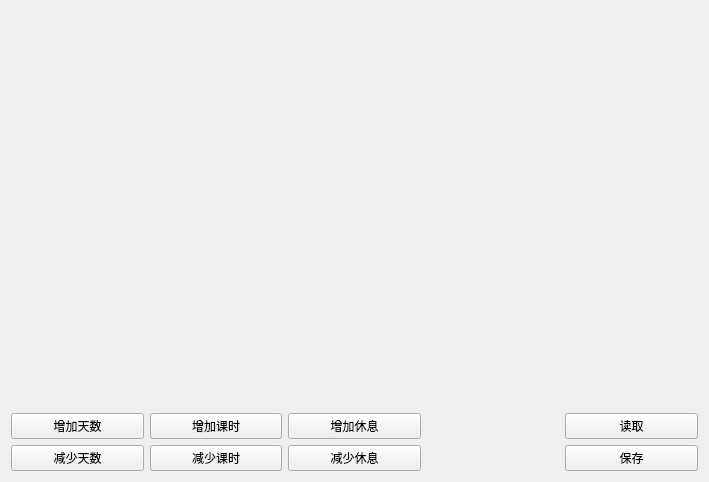
<?xml version="1.0" encoding="UTF-8"?>
<ui version="4.0">
 <class>DesignTimeTableWidget</class>
 <widget class="QWidget" name="DesignTimeTableWidget">
  <property name="geometry">
   <rect>
    <x>0</x>
    <y>0</y>
    <width>709</width>
    <height>482</height>
   </rect>
  </property>
  <property name="windowTitle">
   <string>DesignTableWidget</string>
  </property>
  <property name="styleSheet">
   <string notr="true"/>
  </property>
  <layout class="QGridLayout" name="gridLayout">
   <item row="2" column="4">
    <widget class="QPushButton" name="writeButton">
     <property name="text">
      <string>保存</string>
     </property>
     <property name="class" stdset="0">
      <string>button</string>
     </property>
    </widget>
   </item>
   <item row="0" column="0" colspan="5">
    <widget class="QWidget" name="timeTableWidget" native="true"/>
   </item>
   <item row="1" column="2">
    <widget class="QPushButton" name="appendRestButton">
     <property name="text">
      <string>增加休息</string>
     </property>
     <property name="class" stdset="0">
      <string>button</string>
     </property>
     <attribute name="buttonGroup">
      <string notr="true">buttonGroup</string>
     </attribute>
    </widget>
   </item>
   <item row="2" column="0">
    <widget class="QPushButton" name="reduceColumnButton">
     <property name="text">
      <string>减少天数</string>
     </property>
     <property name="class" stdset="0">
      <string>button</string>
     </property>
     <attribute name="buttonGroup">
      <string notr="true">buttonGroup</string>
     </attribute>
    </widget>
   </item>
   <item row="1" column="4">
    <widget class="QPushButton" name="readButton">
     <property name="text">
      <string>读取</string>
     </property>
     <property name="class" stdset="0">
      <string>button</string>
     </property>
    </widget>
   </item>
   <item row="2" column="2">
    <widget class="QPushButton" name="removeRestButton">
     <property name="text">
      <string>减少休息</string>
     </property>
     <property name="class" stdset="0">
      <string>button</string>
     </property>
     <attribute name="buttonGroup">
      <string notr="true">buttonGroup</string>
     </attribute>
    </widget>
   </item>
   <item row="2" column="1">
    <widget class="QPushButton" name="reduceRowButton">
     <property name="text">
      <string>减少课时</string>
     </property>
     <property name="class" stdset="0">
      <string>button</string>
     </property>
     <attribute name="buttonGroup">
      <string notr="true">buttonGroup</string>
     </attribute>
    </widget>
   </item>
   <item row="1" column="1">
    <widget class="QPushButton" name="addRowButton">
     <property name="text">
      <string>增加课时</string>
     </property>
     <property name="class" stdset="0">
      <string>button</string>
     </property>
     <attribute name="buttonGroup">
      <string notr="true">buttonGroup</string>
     </attribute>
    </widget>
   </item>
   <item row="1" column="0">
    <widget class="QPushButton" name="addColumnButton">
     <property name="text">
      <string>增加天数</string>
     </property>
     <property name="class" stdset="0">
      <string>button</string>
     </property>
     <attribute name="buttonGroup">
      <string notr="true">buttonGroup</string>
     </attribute>
    </widget>
   </item>
   <item row="1" column="3">
    <spacer name="horizontalSpacer">
     <property name="orientation">
      <enum>Qt::Horizontal</enum>
     </property>
     <property name="sizeType">
      <enum>QSizePolicy::Fixed</enum>
     </property>
     <property name="sizeHint" stdset="0">
      <size>
       <width>100</width>
       <height>20</height>
      </size>
     </property>
    </spacer>
   </item>
  </layout>
 </widget>
 <layoutdefault spacing="6" margin="11"/>
 <resources/>
 <connections/>
 <buttongroups>
  <buttongroup name="buttonGroup">
   <property name="exclusive">
    <bool>false</bool>
   </property>
  </buttongroup>
 </buttongroups>
</ui>
